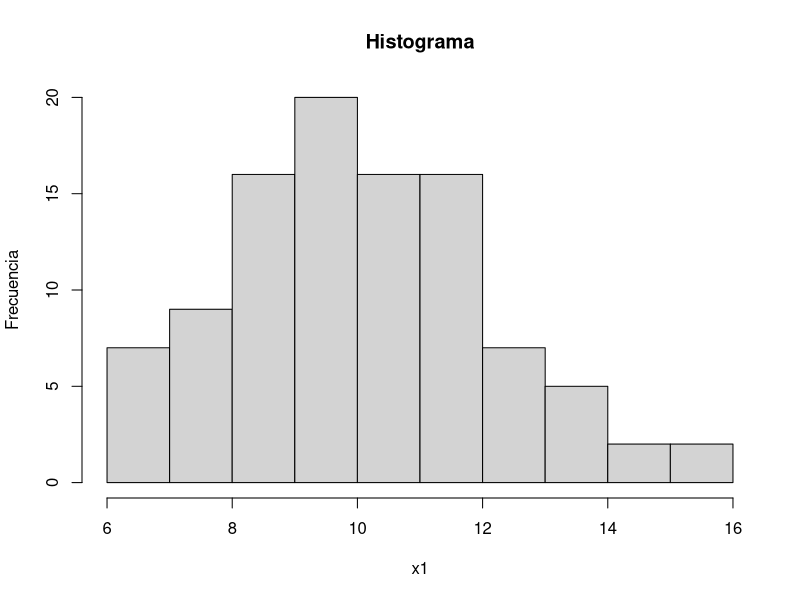
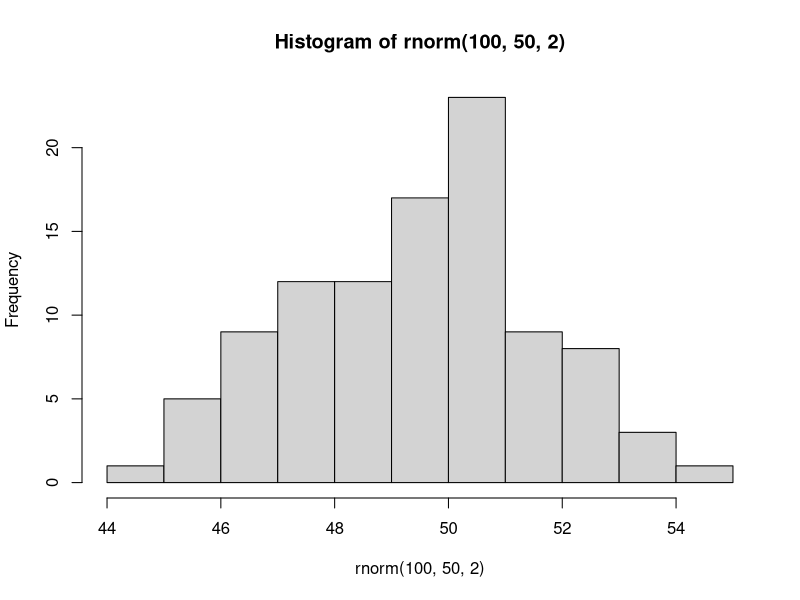
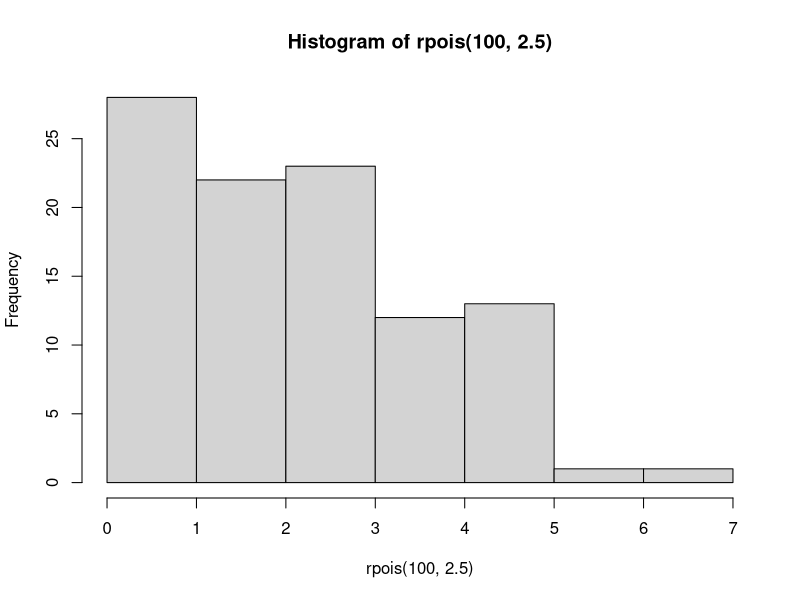
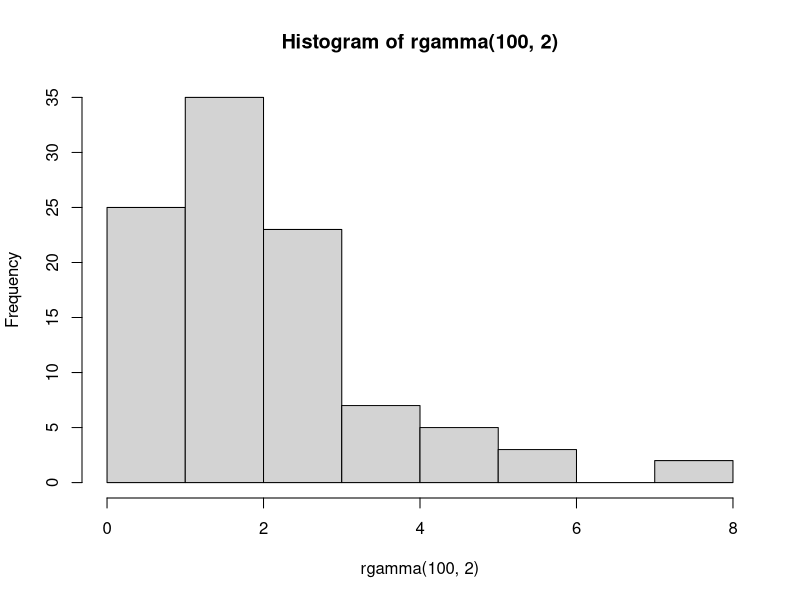
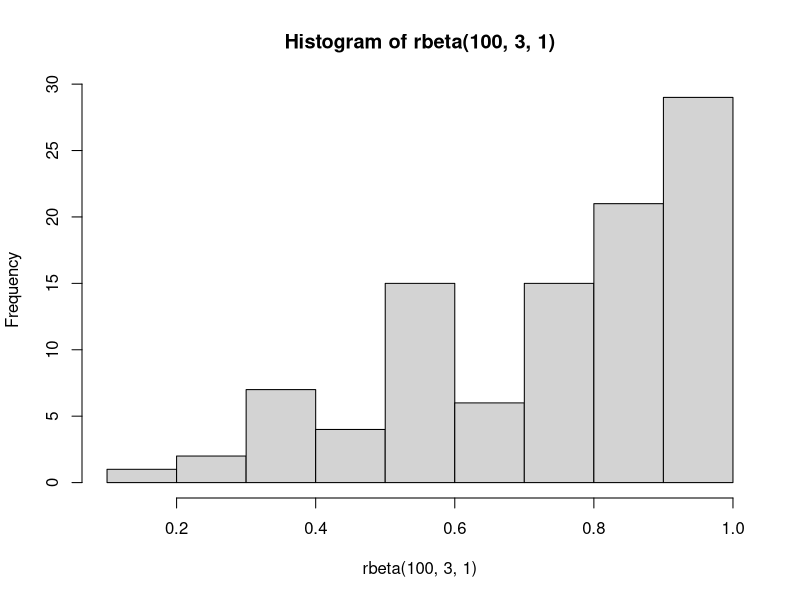
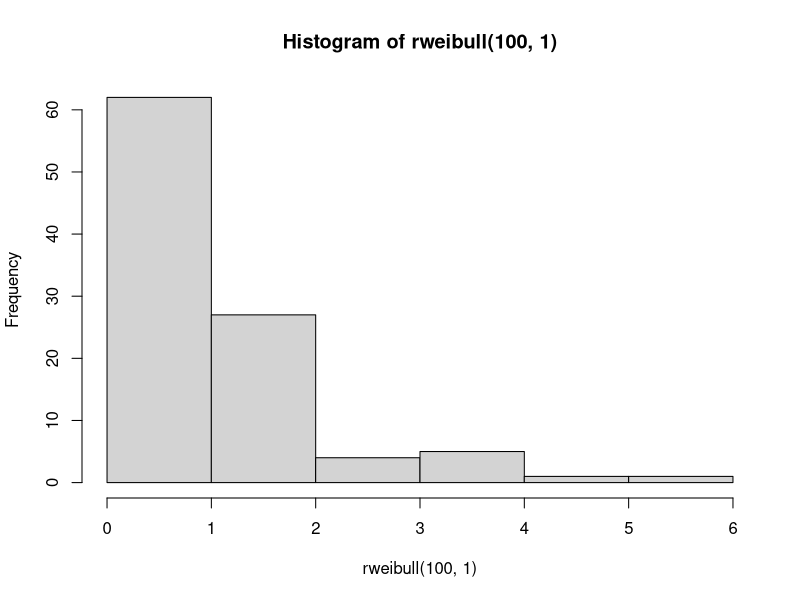
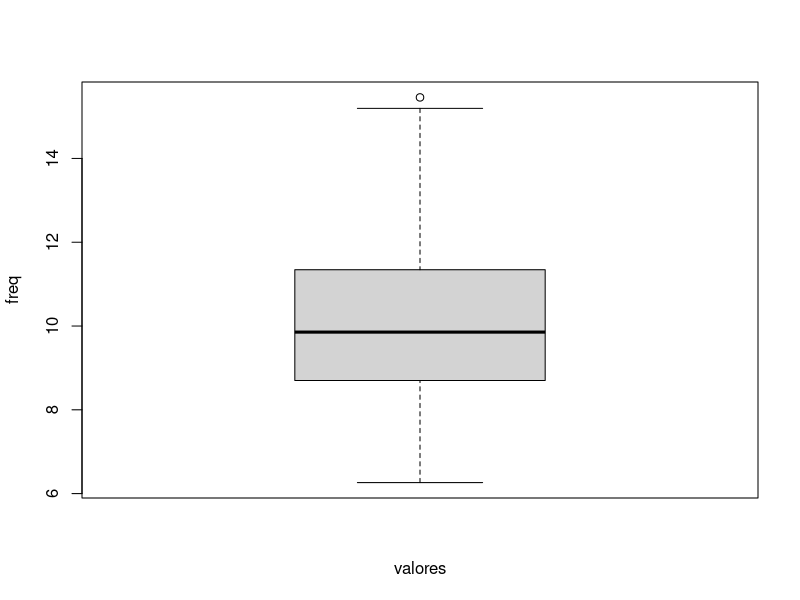
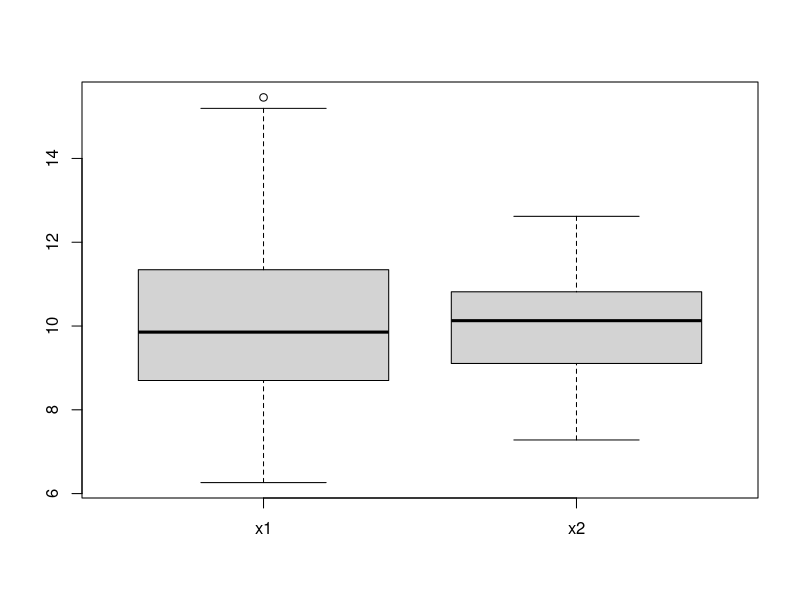

Generate these figures, in order, with R:
set.seed(2018)
x1<-rnorm(100,10,2)
y1<-rnorm(100,5.5)*x1
x2<-rnorm(100,10,1)
y2<-rnorm(100,3.5)*x1

#hist(x1)
hist(x1, main="Histograma", ylab = "Frecuencia")
hist(rnorm(100,50,2))
hist(rpois(100,2.5))
hist(rgamma(100,2))
hist(rbeta(100,3,1))
hist(rweibull(100,1))

?distributions

stem(x1)
summary(x1)
boxplot(x1,xlab="valores",ylab="freq")
boxplot(x1,x2,names=c("x1","x2"))

z<-rpois(10,3)
barplot(z)

?barplot
print(VADeaths)

mp <- barplot(VADeaths) # default
tot <- colMeans(VADeaths)
text(mp, tot + 3, format(tot), xpd = TRUE, col = "blue")
barplot(VADeaths, beside = TRUE,
        col = c("lightblue", "mistyrose", "lightcyan",
                "lavender", "cornsilk"),
        legend.text = rownames(VADeaths), ylim = c(0, 100))
title(main = "Death Rates in Virginia", font.main = 4)